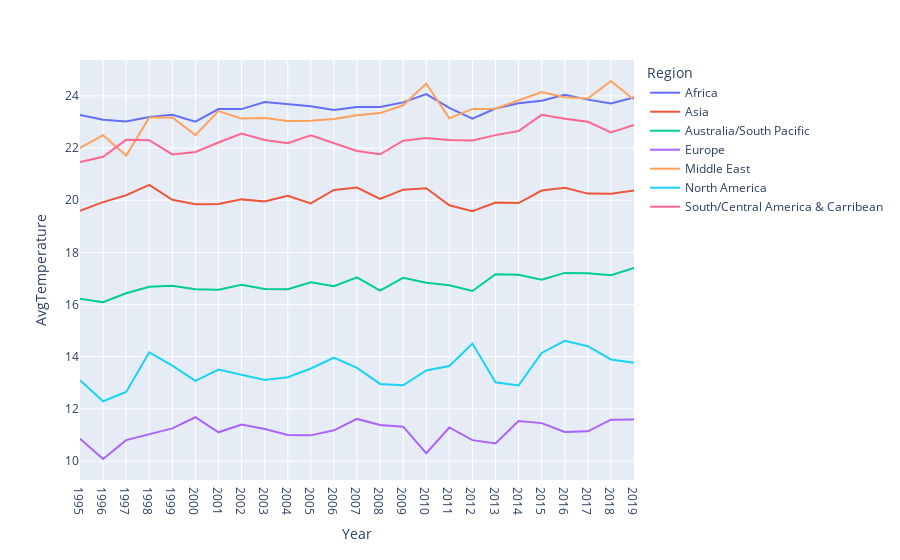

Notebook source saved alongside this figure:
### Code cell
fig1=px.line(data_regions, x="Year", y="AvgTemperature", color="Region")
fig1.update_xaxes(dtick="Year")
fig1.show()

### Figure 1 — Plotly figure (JSON) as saved in the notebook; plotly's stock layout.template omitted (floating-point values rounded to 4 significant figures)
{"data": [{"hovertemplate": "Region=Africa<br>Year=%{x}<br>AvgTemperature=%{y}<extra></extra>", "legendgroup": "Africa", "line": {"color": "#636efa", "dash": "solid"}, "marker": {"symbol": "circle"}, "mode": "lines", "name": "Africa", "orientation": "v", "showlegend": true, "type": "scatter", "x": [1995, 1996, 1997, 1998, 1999, 2000, 2001, 2002, 2003, 2004, 2005, 2006, 2007, 2008, 2009, 2010, 2011, 2012, 2013, 2014, 2015, 2016, 2017, 2018, 2019], "xaxis": "x", "y": [23.27, 23.09, 23.02, 23.19, 23.27, 23.01, 23.5, 23.49, 23.77, 23.69, 23.61, 23.46, 23.57, 23.58, 23.75, 24.07, 23.54, 23.13, 23.52, 23.72, 23.82, 24.05, 23.86, 23.71, 23.94], "yaxis": "y"}, {"hovertemplate": "Region=Asia<br>Year=%{x}<br>AvgTemperature=%{y}<extra></extra>", "legendgroup": "Asia", "line": {"color": "#EF553B", "dash": "solid"}, "marker": {"symbol": "circle"}, "mode": "lines", "name": "Asia", "orientation": "v", "showlegend": true, "type": "scatter", "x": [1995, 1996, 1997, 1998, 1999, 2000, 2001, 2002, 2003, 2004, 2005, 2006, 2007, 2008, 2009, 2010, 2011, 2012, 2013, 2014, 2015, 2016, 2017, 2018, 2019], "xaxis": "x", "y": [19.59, 19.93, 20.19, 20.59, 20.02, 19.84, 19.85, 20.03, 19.95, 20.17, 19.88, 20.39, 20.48, 20.05, 20.4, 20.46, 19.81, 19.58, 19.91, 19.89, 20.37, 20.48, 20.25, 20.25, 20.37], "yaxis": "y"}, {"hovertemplate": "Region=Australia/South Pacific<br>Year=%{x}<br>AvgTemperature=%{y}<extra></extra>", "legendgroup": "Australia/South Pacific", "line": {"color": "#00cc96", "dash": "solid"}, "marker": {"symbol": "circle"}, "mode": "lines", "name": "Australia/South Pacific", "orientation": "v", "showlegend": true, "type": "scatter", "x": [1995, 1996, 1997, 1998, 1999, 2000, 2001, 2002, 2003, 2004, 2005, 2006, 2007, 2008, 2009, 2010, 2011, 2012, 2013, 2014, 2015, 2016, 2017, 2018, 2019], "xaxis": "x", "y": [16.22, 16.09, 16.43, 16.68, 16.72, 16.59, 16.57, 16.76, 16.6, 16.59, 16.86, 16.7, 17.04, 16.53, 17.03, 16.83, 16.74, 16.52, 17.16, 17.14, 16.95, 17.21, 17.2, 17.12, 17.4], "yaxis": "y"}, {"hovertemplate": "Region=Europe<br>Year=%{x}<br>AvgTemperature=%{y}<extra></extra>", "legendgroup": "Europe", "line": {"color": "#ab63fa", "dash": "solid"}, "marker": {"symbol": "circle"}, "mode": "lines", "name": "Europe", "orientation": "v", "showlegend": true, "type": "scatter", "x": [1995, 1996, 1997, 1998, 1999, 2000, 2001, 2002, 2003, 2004, 2005, 2006, 2007, 2008, 2009, 2010, 2011, 2012, 2013, 2014, 2015, 2016, 2017, 2018, 2019], "xaxis": "x", "y": [10.86, 10.08, 10.8, 11.04, 11.25, 11.68, 11.1, 11.4, 11.23, 10.99, 10.98, 11.18, 11.61, 11.38, 11.32, 10.3, 11.29, 10.8, 10.67, 11.54, 11.45, 11.12, 11.14, 11.58, 11.59], "yaxis": "y"}, {"hovertemplate": "Region=Middle East<br>Year=%{x}<br>AvgTemperature=%{y}<extra></extra>", "legendgroup": "Middle East", "line": {"color": "#FFA15A", "dash": "solid"}, "marker": {"symbol": "circle"}, "mode": "lines", "name": "Middle East", "orientation": "v", "showlegend": true, "type": "scatter", "x": [1995, 1996, 1997, 1998, 1999, 2000, 2001, 2002, 2003, 2004, 2005, 2006, 2007, 2008, 2009, 2010, 2011, 2012, 2013, 2014, 2015, 2016, 2017, 2018, 2019], "xaxis": "x", "y": [22.01, 22.5, 21.71, 23.17, 23.17, 22.5, 23.42, 23.13, 23.15, 23.04, 23.05, 23.12, 23.26, 23.34, 23.64, 24.48, 23.14, 23.5, 23.51, 23.82, 24.15, 23.95, 23.9, 24.57, 23.85], "yaxis": "y"}, {"hovertemplate": "Region=North America<br>Year=%{x}<br>AvgTemperature=%{y}<extra></extra>", "legendgroup": "North America", "line": {"color": "#19d3f3", "dash": "solid"}, "marker": {"symbol": "circle"}, "mode": "lines", "name": "North America", "orientation": "v", "showlegend": true, "type": "scatter", "x": [1995, 1996, 1997, 1998, 1999, 2000, 2001, 2002, 2003, 2004, 2005, 2006, 2007, 2008, 2009, 2010, 2011, 2012, 2013, 2014, 2015, 2016, 2017, 2018, 2019], "xaxis": "x", "y": [13.1, 12.29, 12.65, 14.17, 13.66, 13.07, 13.51, 13.31, 13.11, 13.21, 13.55, 13.97, 13.57, 12.96, 12.9, 13.47, 13.64, 14.51, 13.02, 12.9, 14.14, 14.61, 14.4, 13.89, 13.77], "yaxis": "y"}, {"hovertemplate": "Region=South/Central America & Carribean<br>Year=%{x}<br>AvgTemperature=%{y}<extra></extra>", "legendgroup": "South/Central America & Carribean", "line": {"color": "#FF6692", "dash": "solid"}, "marker": {"symbol": "circle"}, "mode": "lines", "name": "South/Central America & Carribean", "orientation": "v", "showlegend": true, "type": "scatter", "x": [1995, 1996, 1997, 1998, 1999, 2000, 2001, 2002, 2003, 2004, 2005, 2006, 2007, 2008, 2009, 2010, 2011, 2012, 2013, 2014, 2015, 2016, 2017, 2018, 2019], "xaxis": "x", "y": [21.47, 21.67, 22.32, 22.3, 21.76, 21.85, 22.21, 22.56, 22.31, 22.19, 22.49, 22.18, 21.89, 21.76, 22.28, 22.39, 22.31, 22.29, 22.5, 22.66, 23.27, 23.12, 23.01, 22.6, 22.89], "yaxis": "y"}], "layout": {"legend": {"title": {"text": "Region"}, "tracegroupgap": 0}, "margin": {"t": 60}, "xaxis": {"anchor": "y", "domain": [0, 1], "dtick": "Year", "title": {"text": "Year"}}, "yaxis": {"anchor": "x", "domain": [0, 1], "title": {"text": "AvgTemperature"}}}}
